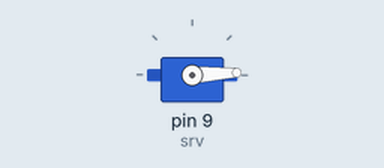
The sketch below on a simulated Arduino Uno, built with avr-gcc and run on an emulated ATmega328P. On the bench: servo.

Above: at 0.05 s.
At 1.3 s:
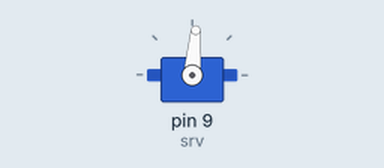
At 2.6 s:
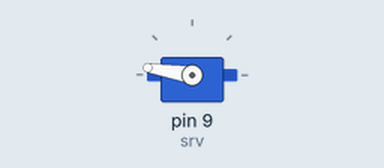
At 5.2 s:
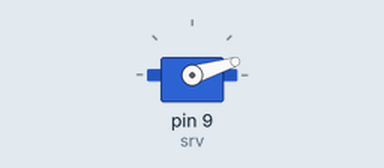
Timing chart, 0 to 7.1 s (numbered marks = the images above):
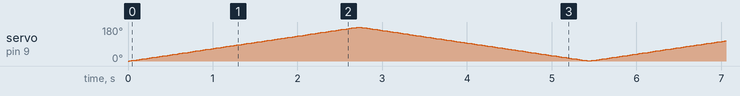

The sketch:

servo_1_sweep.ino
```cpp
#include <Servo.h>

const byte srv = 9;  // servo pin
Servo servo;  // vytvoreni objektu servo

int poz = 0;  // promenna pro ulozeni pozice serva

void setup(){
  servo.attach(srv);  // pripojeni serva
}


void loop(){
  // postupne otaceni serva 0 -> 180 po 1 stupni
  for(poz = 0; poz < 180; poz += 1){
    servo.write(poz);  // zapsani pozice na servo
    delay(15);  // zpozdeni aby se mohlo servo ustalit
  }

  // postupne otaceni serva 180 -> 0 po 1 stupni
  for(poz = 180; poz >= 1; poz -=1 ){
    servo.write(poz);  // zapsani pozice na servo
    delay(15);  // zpozdeni aby se mohlo servo ustalit
  }
}
```
